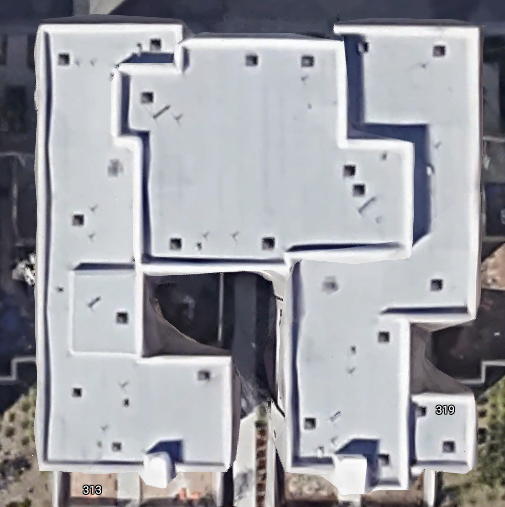
#> input picture rooftop_image.png, 505 x 507 px
$ jupyter execute --allow-errors 'Rooftop Image Segmentation Pass 09122020.ipynb'   (older library calls are emulated)
#> lines starting #> are read from the running program, lines starting #| are printed output that depends on the picture; after the words box and inside, x2 and y2 are one past the last pixel; in counts of white or black regions, pixels touching at a corner belong together
[cell 1]
from __future__ import print_function
from skimage import data
import numpy as np
import matplotlib.pyplot as plt
from skimage import io
import numpy as np
import matplotlib.pyplot as plt
import skimage.data as data
import skimage.segmentation as seg
import skimage.filters as filters
import skimage.draw as draw
import skimage.color as color
from skimage.feature import peak_local_max
from skimage.morphology import watershed
from scipy import ndimage
import cv2
import numpy as np
from sklearn.cluster import KMeans
import numpy as np
import cv2 as cv
from matplotlib import pyplot as plt

[cell 2]
image = io.imread('rooftop_image.png')
#> image is the input picture: shape (507, 505, 4); mean R, G, B, A 158.2, 159.4, 165.5, 255
plt.imshow(image)

[cell 3]
def image_show(image, nrows=1, ncols=1, cmap='gray'):
    fig, ax = plt.subplots(nrows=nrows, ncols=ncols, figsize=(14, 14))
    ax.imshow(image, cmap='gray')
    ax.axis('off')
    return fig, ax

[cell 4]
fig, ax = plt.subplots(1, 1)
#> (the rest of this cell did not finish here and is left out)

[cell 5]
image = plt.imread('rooftop_image.png')
plt.imshow(image)

[cell 6]
image_gray = color.rgb2gray(image)
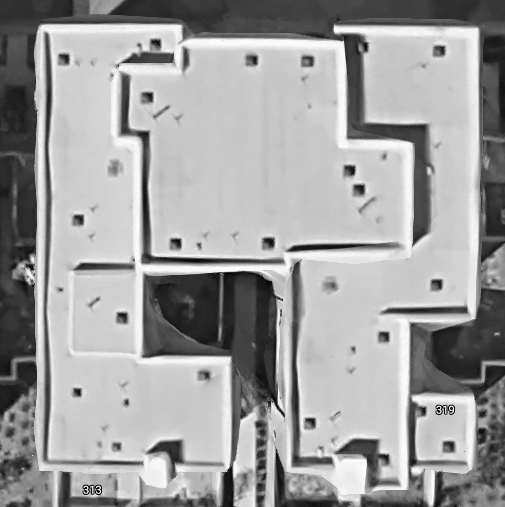
#> image_gray: shape (507, 505) float32; min 0, max 1, mean 0.626
image_show(image_gray)

[cell 7]
def circle_points(resolution, center, radius):
    """
    Generate points which define a circle on an image.Centre refers to the centre of the circle
    """
    radians = np.linspace(0, 2*np.pi, resolution)
    c = center[1] + radius*np.cos(radians)#polar co-ordinates
    r = center[0] + radius*np.sin(radians)

    return np.array([c, r]).T
# Exclude last point because a closed path should not have duplicate points
points = circle_points(200, [255, 255], 255)[:-1]

[cell 8]
fig, ax = image_show(image)
ax.plot(points[:, 0], points[:, 1], '--r', lw=3)
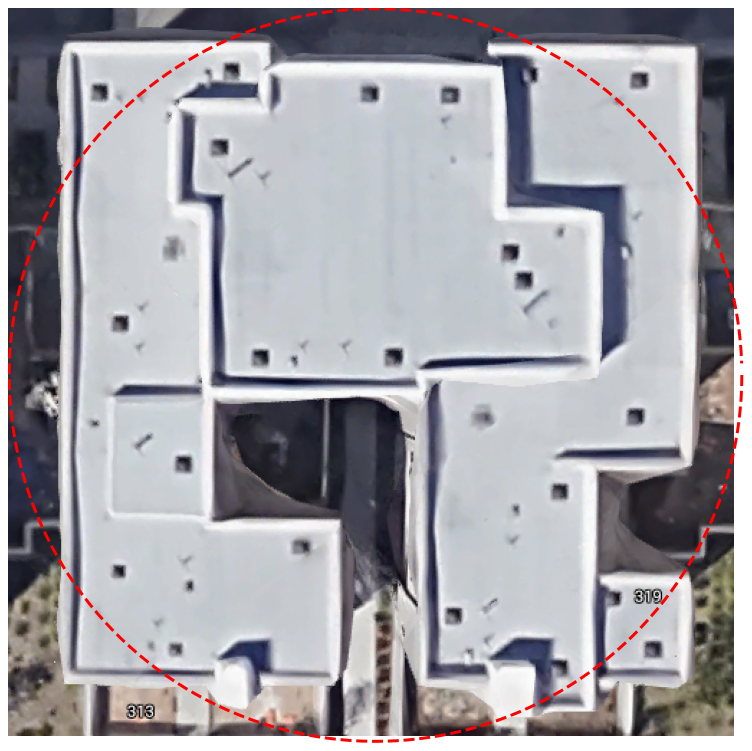
#> figure drawn by matplotlib, 1 panel

[cell 9]
snake = seg.active_contour(image_gray, points)
#> snake = 199 pairs, first value 19.67 to 508.1, second value 0.656 to 502.1
fig, ax = image_show(image)
ax.plot(points[:, 0], points[:, 1], '--r', lw=3)
ax.plot(snake[:, 0], snake[:, 1], '-b', lw=3);
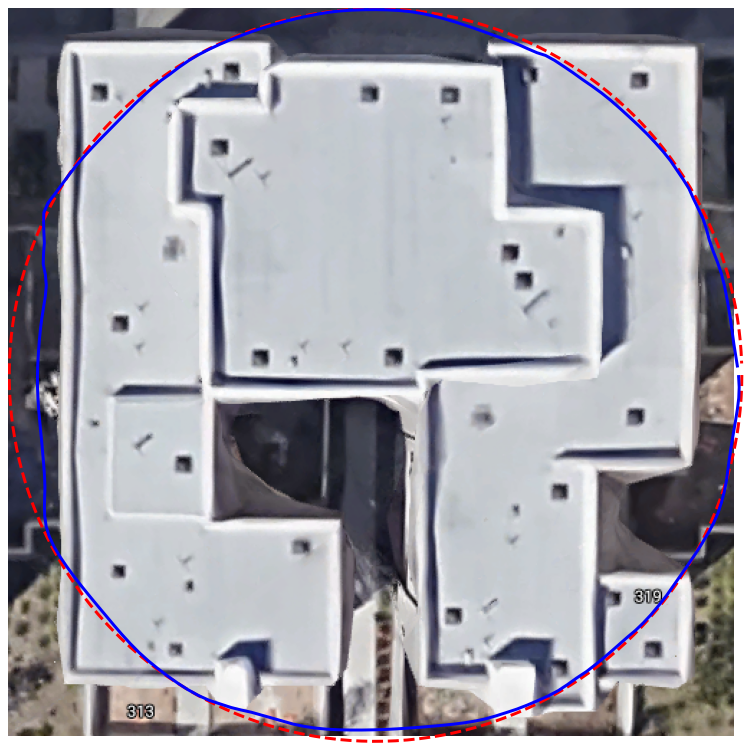
#> figure drawn by matplotlib, 1 panel

[cell 10]
snake = seg.active_contour(image_gray, points,alpha=0.03,beta=0.7)
#> snake = 199 pairs, first value 27.1 to 498.6, second value 11.27 to 501.3
fig, ax = image_show(image)
ax.plot(points[:, 0], points[:, 1], '--r', lw=3)
ax.plot(snake[:, 0], snake[:, 1], '-b', lw=3);

[cell 11]
image_labels = np.zeros(image_gray.shape, dtype=np.uint8)

indices = draw.circle_perimeter(200, 245, 255)#from here
image_labels[indices] = 1
#> (the rest of this cell did not finish here and is left out)

[cell 12]
image_segmented = seg.random_walker(image_gray, image_labels)
#> image_segmented: shape (507, 505); every value is 1
# Check our results
fig, ax = image_show(image_gray)
img_res = ax.imshow(image_segmented == 1, alpha=0.3);
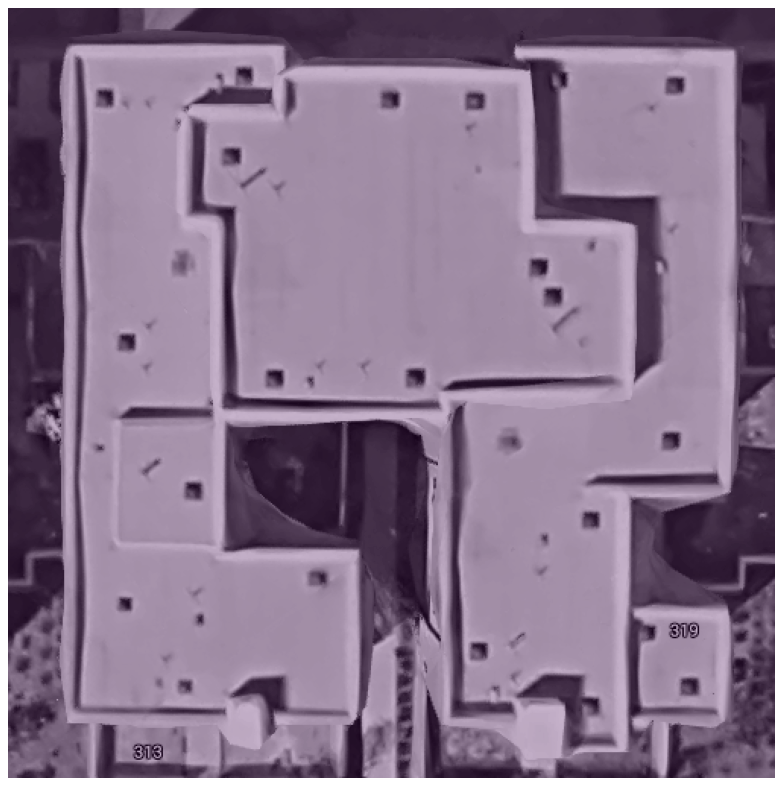
#> figure drawn by matplotlib, 1 panel

[cell 13]
image_segmented = seg.random_walker(image_gray, image_labels, beta = 4000)
# Check our results
fig, ax = image_show(image_gray)
img_res = ax.imshow(image_segmented == 1, alpha=0.3)
plt.savefig('rooftop_image.png')

import numpy as np
import cv2 as cv
from matplotlib import pyplot as plt

img = cv2.imread('rooftop_image.png',0)
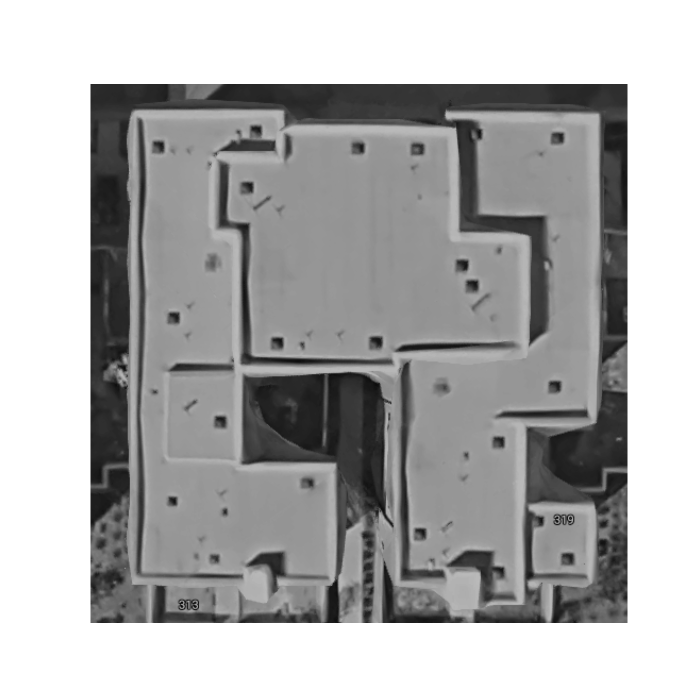
#> img: shape (1400, 1400) (shown at 1/2 size); min 8, max 255, mean 175.2
ret,thresh1 = cv2.threshold(img,127,255,cv2.THRESH_BINARY)
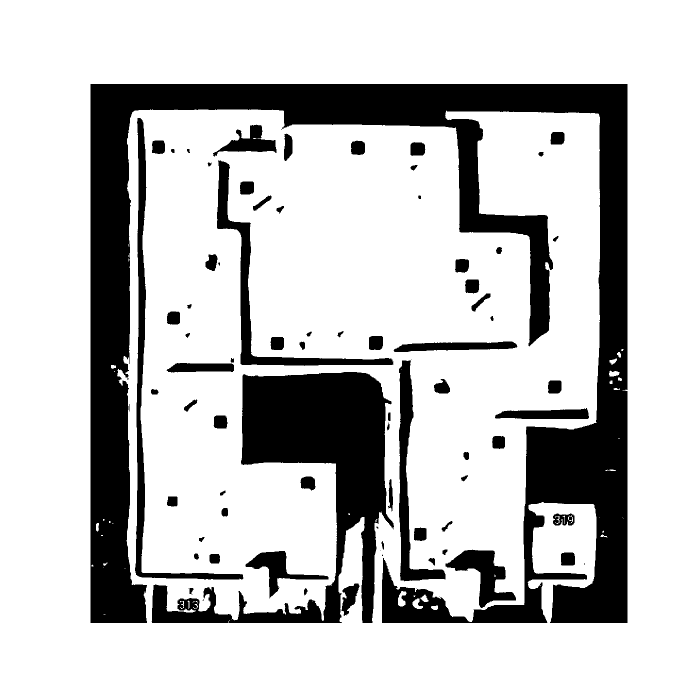
#> thresh1: shape (1400, 1400) (shown at 1/2 size); 77.6% white; 81 black regions (11 under 20 px), largest, box (x1, y1, x2, y2) and area: (181, 168, 1255, 1246) 278266, (303, 744, 788, 1246) 82376, (270, 236, 487, 1159) 13683
ret,thresh2 = cv2.threshold(img,127,255,cv2.THRESH_BINARY_INV)
ret,thresh3 = cv2.threshold(img,127,255,cv2.THRESH_TRUNC)
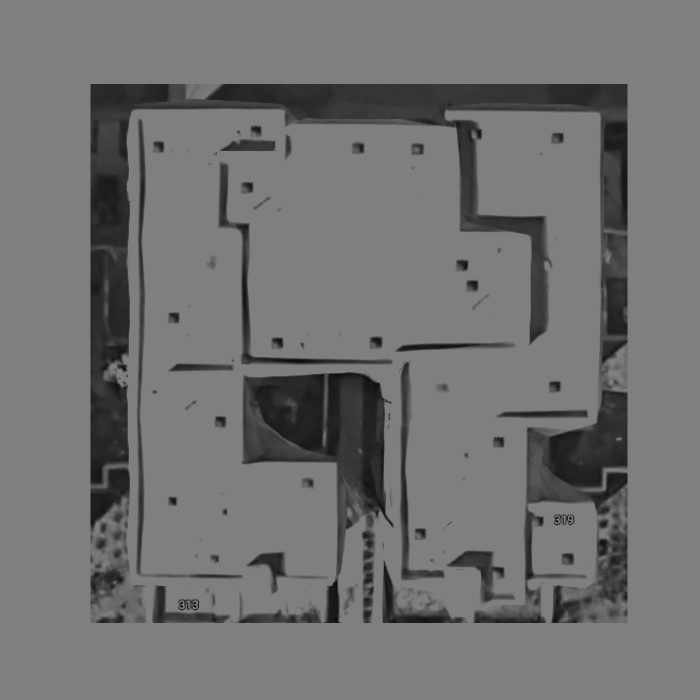
#> thresh3: shape (1400, 1400) (shown at 1/2 size); min 8, max 127, mean 112.7
ret,thresh4 = cv2.threshold(img,127,255,cv2.THRESH_TOZERO)
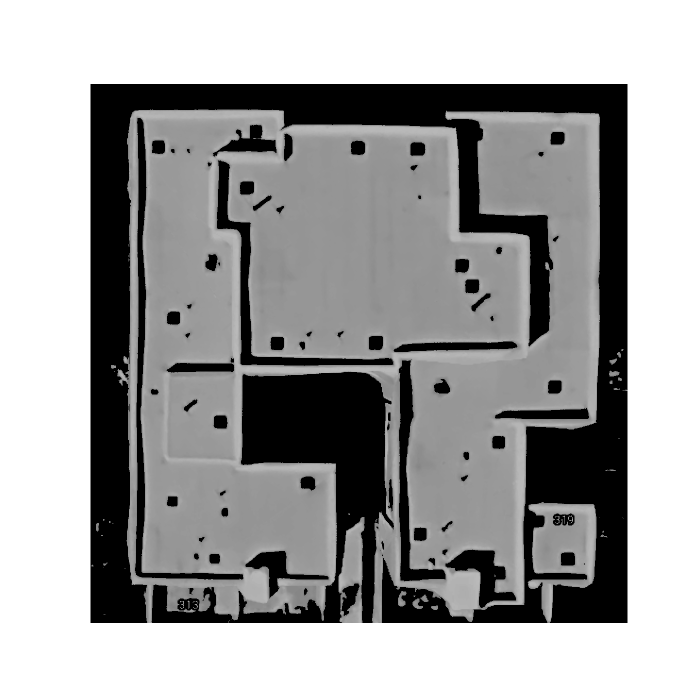
#> thresh4: shape (1400, 1400) (shown at 1/2 size); min 0, max 255, mean 161.1
ret,thresh5 = cv2.threshold(img,127,255,cv2.THRESH_TOZERO_INV)
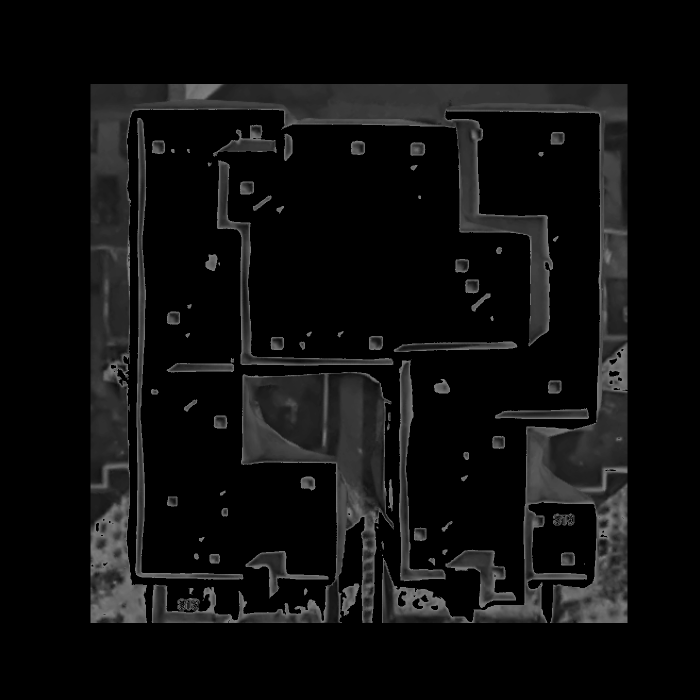
#> thresh5: shape (1400, 1400) (shown at 1/2 size); min 0, max 127, mean 14.1

titles = ['Original Image','BINARY','BINARY_INV','TRUNC','TOZERO','TOZERO_INV']
images = [img, thresh1, thresh2, thresh3, thresh4, thresh5]

for i in range(6):
    plt.subplot(2,3,i+1),plt.imshow(images[i],'gray')
    plt.title(titles[i])
    plt.xticks([]),plt.yticks([])
plt.show()

# Longitude and Latitude from Address

[cell 14]
import googlemaps
import cv2
from PIL import Image
from datetime import datetime
from io import BytesIO
import requests
import matplotlib.pyplot as plt
import numpy as np
import math
import urllib.request
import requests

[cell 15]
key = 'AIzaSyDUxPHHnzmRvyYxOBF5DYDnakPgWDks0uA'
static_api_url = 'https://maps.googleapis.com/maps/api/staticmap?'

location = '11002 Bee Canyon Access Rd, Irvine, CA 92602, United States'
location = location.replace(" ", "+")
# address = 'A/31, Block A, Sanwal Nagar, Sadiq Nagar, New Delhi, Delhi 110049A/31, Block A, Sanwal Nagar, Sadiq Nagar, New Delhi, Delhi 110049'
zoom = '21'
length = 380
height = 520
maptype = 'satellite'
scale = '8'

query = '{}center={}&zoom={}&size={}x{}&maptype={}&scale={}&key={}'.format(static_api_url, location, zoom, length,
                                                                           height, maptype, scale, key)
print(query)

def gmaps_area(location, zoom, length, height):
    location = location.replace(" ", "+")
    response = requests.get("https://maps.googleapis.com/maps/api/geocode/json?address=" + location + "&key=AIzaSyDUxPHHnzmRvyYxOBF5DYDnakPgWDks0uA")
    resp_json_payload = response.json()
    lat = resp_json_payload['results'][0]['geometry']['location']['lat']
    metersPerPx = 156543.03392 * math.cos(lat*math.pi/180)/math.pow(2,zoom)
    area = 'The area is :'+str(length*height*metersPerPx**2)+' sq.m'
    return area #in meters squared

#> (the rest of this cell did not finish here and is left out)

[cell 16]
#https://maps.googleapis.com/maps/api/elevation/json?locations=39.7391536,-104.9847034&key=AIzaSyDUxPHHnzmRvyYxOBF5DYDnakPgWDks0uA

[cell 17]
#importing essential libraries

import googlemaps
import cv2
from PIL import Image
from datetime import datetime
from io import BytesIO
import requests
import matplotlib.pyplot as plt
import numpy as np
import math
import urllib.request
import requests


#function to return latitude, longitude and area of mentioned address

def Solar(location, zoom, length, height):
    key = 'AIzaSyDUxPHHnzmRvyYxOBF5DYDnakPgWDks0uA'
    static_api_url = 'https://maps.googleapis.com/maps/api/staticmap?'
    zoom = 21
    length = 350
    height = 500

    location = location.replace(" ", "+")
    query = '{}center={}&zoom={}&size={}x{}&maptype=satellite&scale=10&key={}'.format(static_api_url, location, zoom, length,
                                                                           height, maptype, scale, key)
    location = location.replace(" ", "+")
    response = requests.get("https://maps.googleapis.com/maps/api/geocode/json?address=" + location + "&key=AIzaSyDUxPHHnzmRvyYxOBF5DYDnakPgWDks0uA")

    resp_json_payload = response.json()
    lat = resp_json_payload['results'][0]['geometry']['location']['lat']
    long = resp_json_payload['results'][0]['geometry']['location']['lng']

    metersPerPx = 156543.03392 * math.cos(lat*math.pi/180)/math.pow(2,zoom)
    area = round(length*height*metersPerPx**2, 2)

    resp_lat = "The Latitude of the mentioned address is: {}°".format(lat)
    resp_long = "The Longitude of the mentioned address is: {}°".format(long)
    resp_area = "The predicted area for the address is {} m²".format(area)
    resp_query = "Please check the below link to view image: "+ query

#     return resp_lat, resp_long, resp_area, resp_query
    print(resp_lat)
    print(resp_long)
    print(resp_area)
    print(resp_query)

Solar('11002 Bee Canyon Access Rd, Irvine, CA 92602, United States', 21, 350, 500)
#> (the call stopped at in Solar, `response = requests.get("https://maps.googleapis.com/maps/api/geocode/..`: the network is not available in this run)

[cell 18]
try:
    val = int(input())
#> the answer given: 3
